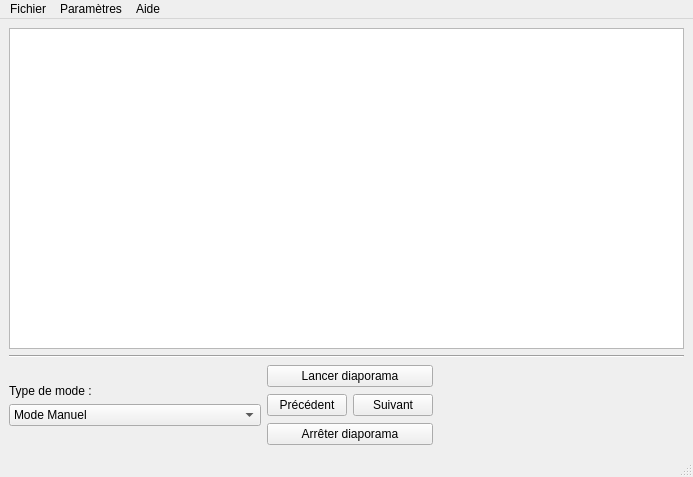
<?xml version="1.0" encoding="UTF-8"?>
<ui version="4.0">
 <class>LecteurVue</class>
 <widget class="QMainWindow" name="LecteurVue">
  <property name="geometry">
   <rect>
    <x>0</x>
    <y>0</y>
    <width>693</width>
    <height>477</height>
   </rect>
  </property>
  <property name="windowTitle">
   <string>LecteurVue</string>
  </property>
  <widget class="QWidget" name="centralwidget">
   <layout class="QVBoxLayout" name="verticalLayout_3">
    <item>
     <layout class="QVBoxLayout" name="verticalLayout">
      <item>
       <widget class="QGraphicsView" name="graphicsView"/>
      </item>
      <item>
       <widget class="Line" name="line">
        <property name="orientation">
         <enum>Qt::Horizontal</enum>
        </property>
       </widget>
      </item>
      <item>
       <layout class="QHBoxLayout" name="horizontalLayout_2">
        <item>
         <layout class="QVBoxLayout" name="verticalLayout_2">
          <item>
           <spacer name="horizontalSpacer">
            <property name="orientation">
             <enum>Qt::Horizontal</enum>
            </property>
            <property name="sizeType">
             <enum>QSizePolicy::MinimumExpanding</enum>
            </property>
            <property name="sizeHint" stdset="0">
             <size>
              <width>40</width>
              <height>20</height>
             </size>
            </property>
           </spacer>
          </item>
          <item>
           <widget class="QLabel" name="label">
            <property name="text">
             <string>Type de mode :</string>
            </property>
           </widget>
          </item>
          <item>
           <widget class="QComboBox" name="CBMode">
            <item>
             <property name="text">
              <string>Mode Manuel</string>
             </property>
            </item>
            <item>
             <property name="text">
              <string>Mode Automatique</string>
             </property>
            </item>
           </widget>
          </item>
          <item>
           <spacer name="horizontalSpacer_3">
            <property name="orientation">
             <enum>Qt::Horizontal</enum>
            </property>
            <property name="sizeType">
             <enum>QSizePolicy::MinimumExpanding</enum>
            </property>
            <property name="sizeHint" stdset="0">
             <size>
              <width>40</width>
              <height>20</height>
             </size>
            </property>
           </spacer>
          </item>
         </layout>
        </item>
        <item>
         <layout class="QGridLayout" name="gridLayout">
          <item row="2" column="1">
           <widget class="QPushButton" name="bSuivant">
            <property name="text">
             <string>Suivant</string>
            </property>
           </widget>
          </item>
          <item row="2" column="0">
           <widget class="QPushButton" name="bPrecedent">
            <property name="text">
             <string>Précédent</string>
            </property>
           </widget>
          </item>
          <item row="1" column="0" colspan="2">
           <widget class="QPushButton" name="bLancerDiapo">
            <property name="text">
             <string>Lancer diaporama</string>
            </property>
            <property name="checkable">
             <bool>false</bool>
            </property>
            <property name="autoDefault">
             <bool>false</bool>
            </property>
           </widget>
          </item>
          <item row="3" column="0" colspan="2">
           <widget class="QPushButton" name="bArreterDiapo">
            <property name="text">
             <string>Arrêter diaporama</string>
            </property>
           </widget>
          </item>
         </layout>
        </item>
        <item>
         <spacer name="horizontalSpacer_2">
          <property name="orientation">
           <enum>Qt::Horizontal</enum>
          </property>
          <property name="sizeType">
           <enum>QSizePolicy::MinimumExpanding</enum>
          </property>
          <property name="sizeHint" stdset="0">
           <size>
            <width>40</width>
            <height>20</height>
           </size>
          </property>
         </spacer>
        </item>
       </layout>
      </item>
     </layout>
    </item>
   </layout>
  </widget>
  <widget class="QMenuBar" name="menubar">
   <property name="geometry">
    <rect>
     <x>0</x>
     <y>0</y>
     <width>693</width>
     <height>22</height>
    </rect>
   </property>
   <widget class="QMenu" name="menuParam_tres">
    <property name="title">
     <string>Paramètres</string>
    </property>
    <addaction name="actionCharger_diaporama"/>
    <addaction name="actionVitesse"/>
    <addaction name="actionEnlever_diaporama"/>
   </widget>
   <widget class="QMenu" name="menuFichier">
    <property name="title">
     <string>Fichier</string>
    </property>
    <addaction name="actionQuitter"/>
   </widget>
   <widget class="QMenu" name="menuAide">
    <property name="title">
     <string>Aide</string>
    </property>
    <addaction name="action_propos_de"/>
   </widget>
   <addaction name="menuFichier"/>
   <addaction name="menuParam_tres"/>
   <addaction name="menuAide"/>
  </widget>
  <widget class="QStatusBar" name="statusbar"/>
  <action name="actionVitesse">
   <property name="text">
    <string>Vitesse de défilement</string>
   </property>
  </action>
  <action name="actionEnlever_diaporama">
   <property name="text">
    <string>Enlever diaporama</string>
   </property>
  </action>
  <action name="actionCharger_diaporama">
   <property name="text">
    <string>Charger diaporama</string>
   </property>
  </action>
  <action name="actionQuitter">
   <property name="text">
    <string>Quitter</string>
   </property>
  </action>
  <action name="action_propos_de">
   <property name="text">
    <string>À propos de...</string>
   </property>
  </action>
 </widget>
 <resources/>
 <connections/>
</ui>
